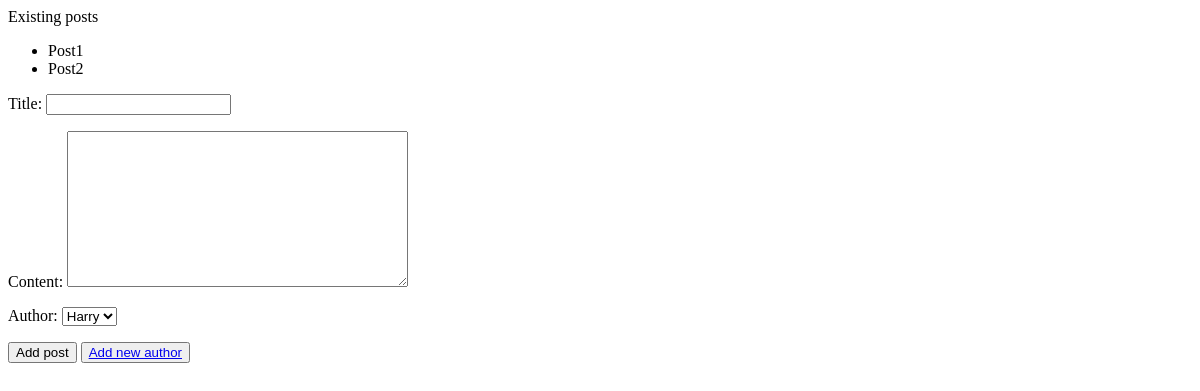
The page /posts/post_add/ on the database as committed earlier.
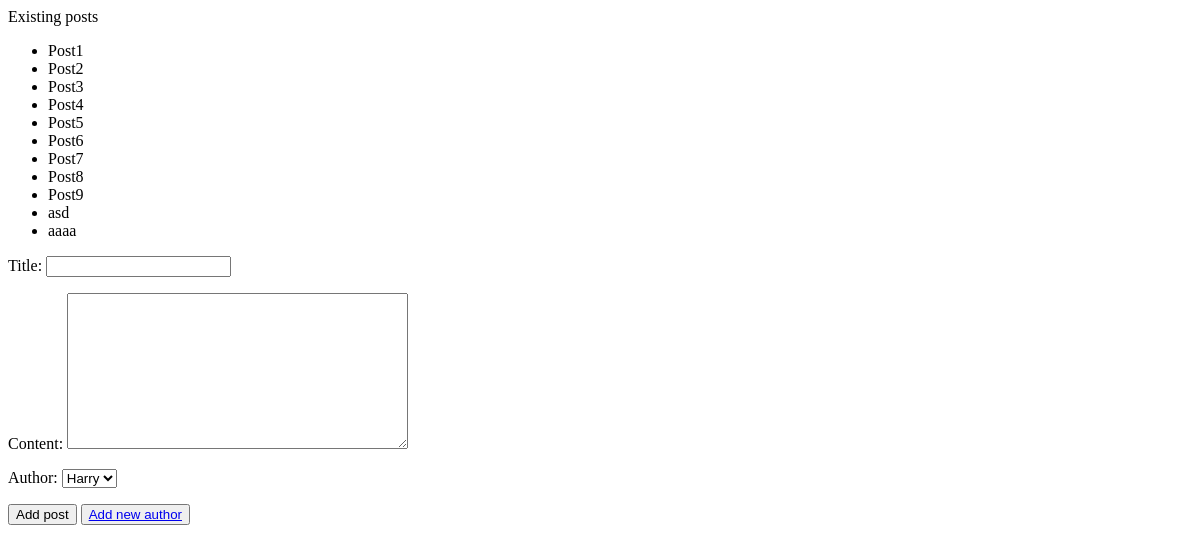
The same page on the database as committed later.
### posts/models.py (models this page shows, shortened)
class Post(models.Model):
   title = models.CharField(max_length=5)
   content = models.TextField()
   created = models.DateTimeField(auto_now_add=True)
   modified = models.DateTimeField(auto_now=True)
   author = models.ForeignKey(
      'posts.Author',
      on_delete=models.CASCADE,
      null=True,
      blank=True
   )

### posts/views.py (the view, shortened to what this page needs)
# urls.py: path('post_add/', add_post,  name="post_add"),
def add_post(request):
    form_post = PostForm()
    results_post = Post.objects.all()
    author = Author.objects.all()
    return render(
        request=request,
        template_name="posts/post_add.html",
        context={
            "results_post": results_post,
            "form_post": form_post,
            "author": author,
        }
    )

### posts/forms.py
class PostForm(forms.Form):
    title = forms.CharField(required=False)
    content = forms.CharField(widget=forms.Textarea, required=False)

### posts/templates/posts/post_add.html (shortened to what this page needs)
{% extends "posts/main.html" %}
{% block content %}
    <div id="header">
        Existing posts
    </div>
    <ul>
        {% for r in results_post %}
            <li>{{ r.title }}</li>
        {% endfor %}
    </ul>
    <form method="post">
        {{ form_post.as_p }}
        <p>
            <label for="id_author">Author:</label>
            <select name="author" id="id_author">
                {% for auth in author %}
                    <option value="{{ auth.id }}">{{ auth.nick }} </option>
                {% endfor %}
            </select>
        </p>
        <input type="submit" value="Add post">
        <button type="button">
            <a href="{% url "posts:auth_add" %}">Add new author</a>
        </button>
    </form>
{% endblock %}

Rows that differ between the two databases and show on the page:
added Post: title "Post3"
added Post: title "Post4"
added Post: title "Post5"
added Post: title "Post6"
added Post: title "Post7"
added Post: title "Post8"
added Post: title "Post9"
added Post: title "asd"
added Post: title "aaaa"
